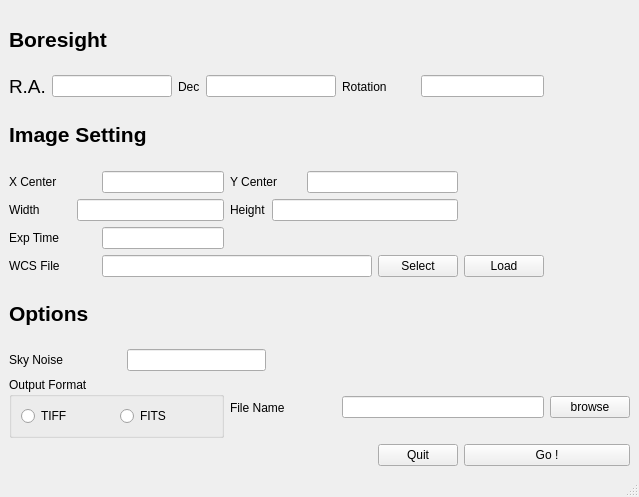
<?xml version="1.0" encoding="UTF-8"?>
<ui version="4.0">
 <class>MainWindow</class>
 <widget class="QMainWindow" name="MainWindow">
  <property name="geometry">
   <rect>
    <x>0</x>
    <y>0</y>
    <width>639</width>
    <height>497</height>
   </rect>
  </property>
  <property name="windowTitle">
   <string>MainWindow</string>
  </property>
  <widget class="QWidget" name="centralwidget">
   <layout class="QGridLayout" name="gridLayout">
    <item row="7" column="0" colspan="5">
     <widget class="QLabel" name="optionLabel">
      <property name="font">
       <font>
        <pointsize>16</pointsize>
        <weight>75</weight>
        <bold>true</bold>
       </font>
      </property>
      <property name="text">
       <string>Options</string>
      </property>
     </widget>
    </item>
    <item row="4" column="2" colspan="6">
     <widget class="QLineEdit" name="lineEdit_5"/>
    </item>
    <item row="3" column="8" colspan="2">
     <widget class="QLabel" name="ycentLabel">
      <property name="text">
       <string>Y Center</string>
      </property>
     </widget>
    </item>
    <item row="5" column="8" colspan="8">
     <spacer name="horizontalSpacer_3">
      <property name="orientation">
       <enum>Qt::Horizontal</enum>
      </property>
      <property name="sizeHint" stdset="0">
       <size>
        <width>394</width>
        <height>20</height>
       </size>
      </property>
     </spacer>
    </item>
    <item row="1" column="0">
     <widget class="QLabel" name="RAlabel">
      <property name="font">
       <font>
        <pointsize>14</pointsize>
       </font>
      </property>
      <property name="text">
       <string>R.A.</string>
      </property>
     </widget>
    </item>
    <item row="4" column="0" colspan="2">
     <widget class="QLabel" name="label_4">
      <property name="text">
       <string>Width</string>
      </property>
     </widget>
    </item>
    <item row="1" column="1" colspan="5">
     <widget class="QLineEdit" name="RAlineEdit"/>
    </item>
    <item row="5" column="3" colspan="5">
     <widget class="QLineEdit" name="lineEdit_7"/>
    </item>
    <item row="4" column="8">
     <widget class="QLabel" name="label_5">
      <property name="text">
       <string>Height</string>
      </property>
     </widget>
    </item>
    <item row="0" column="4" colspan="12">
     <spacer name="horizontalSpacer">
      <property name="orientation">
       <enum>Qt::Horizontal</enum>
      </property>
      <property name="sizeHint" stdset="0">
       <size>
        <width>501</width>
        <height>20</height>
       </size>
      </property>
     </spacer>
    </item>
    <item row="5" column="0" colspan="3">
     <widget class="QLabel" name="label">
      <property name="text">
       <string>Exp Time</string>
      </property>
     </widget>
    </item>
    <item row="4" column="9" colspan="5">
     <widget class="QLineEdit" name="lineEdit_6"/>
    </item>
    <item row="0" column="0" colspan="4">
     <widget class="QLabel" name="boresightLabel">
      <property name="font">
       <font>
        <pointsize>16</pointsize>
        <weight>75</weight>
        <bold>true</bold>
       </font>
      </property>
      <property name="text">
       <string>Boresight</string>
      </property>
     </widget>
    </item>
    <item row="6" column="0" colspan="3">
     <widget class="QLabel" name="label_2">
      <property name="text">
       <string>WCS File</string>
      </property>
     </widget>
    </item>
    <item row="3" column="3" colspan="5">
     <widget class="QLineEdit" name="lineEdit_3"/>
    </item>
    <item row="1" column="6">
     <widget class="QLabel" name="DecLabel">
      <property name="text">
       <string>Dec</string>
      </property>
     </widget>
    </item>
    <item row="2" column="0" colspan="5">
     <widget class="QLabel" name="ImageSettingLabel">
      <property name="font">
       <font>
        <pointsize>16</pointsize>
        <weight>75</weight>
        <bold>true</bold>
       </font>
      </property>
      <property name="text">
       <string>Image Setting</string>
      </property>
     </widget>
    </item>
    <item row="6" column="12" colspan="2">
     <widget class="QPushButton" name="selectButton">
      <property name="text">
       <string>Select</string>
      </property>
     </widget>
    </item>
    <item row="1" column="7" colspan="4">
     <widget class="QLineEdit" name="lineEdit"/>
    </item>
    <item row="2" column="5" colspan="11">
     <spacer name="horizontalSpacer_2">
      <property name="orientation">
       <enum>Qt::Horizontal</enum>
      </property>
      <property name="sizeHint" stdset="0">
       <size>
        <width>476</width>
        <height>20</height>
       </size>
      </property>
     </spacer>
    </item>
    <item row="1" column="13" colspan="2">
     <widget class="QLineEdit" name="lineEdit_2"/>
    </item>
    <item row="1" column="11" colspan="2">
     <widget class="QLabel" name="RotLabel">
      <property name="text">
       <string>Rotation</string>
      </property>
     </widget>
    </item>
    <item row="3" column="0" colspan="3">
     <widget class="QLabel" name="xcentLabel">
      <property name="text">
       <string>X Center</string>
      </property>
     </widget>
    </item>
    <item row="3" column="10" colspan="4">
     <widget class="QLineEdit" name="lineEdit_4"/>
    </item>
    <item row="8" column="4" colspan="5">
     <widget class="QLineEdit" name="lineEdit_9"/>
    </item>
    <item row="8" column="9" colspan="7">
     <spacer name="horizontalSpacer_4">
      <property name="orientation">
       <enum>Qt::Horizontal</enum>
      </property>
      <property name="sizeHint" stdset="0">
       <size>
        <width>343</width>
        <height>20</height>
       </size>
      </property>
     </spacer>
    </item>
    <item row="9" column="11" colspan="4">
     <widget class="QLineEdit" name="lineEdit_10"/>
    </item>
    <item row="10" column="12" colspan="2">
     <widget class="QPushButton" name="quitButton">
      <property name="text">
       <string>Quit</string>
      </property>
     </widget>
    </item>
    <item row="10" column="14" colspan="2">
     <widget class="QPushButton" name="goButton">
      <property name="text">
       <string>Go !</string>
      </property>
     </widget>
    </item>
    <item row="9" column="15">
     <widget class="QPushButton" name="browse">
      <property name="text">
       <string>browse</string>
      </property>
     </widget>
    </item>
    <item row="6" column="14">
     <widget class="QPushButton" name="loadButton">
      <property name="text">
       <string>Load</string>
      </property>
     </widget>
    </item>
    <item row="8" column="0" colspan="4">
     <widget class="QLabel" name="label_3">
      <property name="text">
       <string>Sky Noise</string>
      </property>
     </widget>
    </item>
    <item row="9" column="8" colspan="3">
     <widget class="QLabel" name="label_6">
      <property name="text">
       <string>File Name</string>
      </property>
     </widget>
    </item>
    <item row="9" column="0" colspan="8">
     <widget class="QGroupBox" name="groupBox">
      <property name="title">
       <string>Output Format</string>
      </property>
      <layout class="QHBoxLayout" name="horizontalLayout">
       <item>
        <widget class="QRadioButton" name="radioButton">
         <property name="text">
          <string>TIFF</string>
         </property>
        </widget>
       </item>
       <item>
        <widget class="QRadioButton" name="radioButton_2">
         <property name="text">
          <string>FITS</string>
         </property>
        </widget>
       </item>
      </layout>
     </widget>
    </item>
    <item row="6" column="3" colspan="9">
     <widget class="QLineEdit" name="lineEdit_8"/>
    </item>
   </layout>
  </widget>
  <widget class="QMenuBar" name="menubar">
   <property name="geometry">
    <rect>
     <x>0</x>
     <y>0</y>
     <width>639</width>
     <height>24</height>
    </rect>
   </property>
  </widget>
  <widget class="QStatusBar" name="statusbar"/>
 </widget>
 <resources/>
 <connections/>
</ui>
